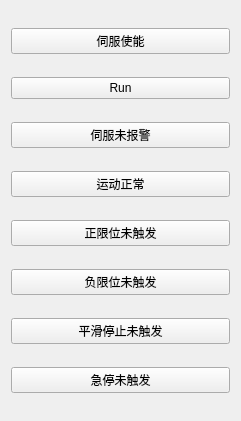
   <widget class="QWidget" name="layoutWidget">
    <property name="geometry">
     <rect>
      <x>160</x>
      <y>270</y>
      <width>241</width>
      <height>421</height>
     </rect>
    </property>
    <layout class="QVBoxLayout" name="verticalLayout_5">
     <item>
      <widget class="QPushButton" name="Sifu_X">
       <property name="text">
        <string>伺服使能</string>
       </property>
      </widget>
     </item>
     <item>
      <widget class="QPushButton" name="MotorStop_X">
       <property name="text">
        <string>Run</string>
       </property>
       <property name="checkable">
        <bool>true</bool>
       </property>
      </widget>
     </item>
     <item>
      <widget class="QPushButton" name="Alarm_X">
       <property name="text">
        <string>伺服未报警</string>
       </property>
      </widget>
     </item>
     <item>
      <widget class="QPushButton" name="MotorMove_X">
       <property name="text">
        <string>运动正常</string>
       </property>
      </widget>
     </item>
     <item>
      <widget class="QPushButton" name="PosLimit_X">
       <property name="text">
        <string>正限位未触发</string>
       </property>
      </widget>
     </item>
     <item>
      <widget class="QPushButton" name="NegLimit_X">
       <property name="text">
        <string>负限位未触发</string>
       </property>
      </widget>
     </item>
     <item>
      <widget class="QPushButton" name="SmoothStopStatus_X">
       <property name="text">
        <string>平滑停止未触发</string>
       </property>
      </widget>
     </item>
     <item>
      <widget class="QPushButton" name="SudStopStatus_X">
       <property name="text">
        <string>急停未触发</string>
       </property>
      </widget>
     </item>
    </layout>
   </widget>
